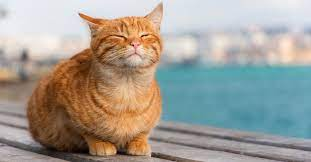
#> input picture labs/lab3/cat.jpg, 311 x 162 px
$ jupyter execute lab3_q2.ipynb
#> lines starting #> are read from the running program, lines starting #| are printed output that depends on the picture
[cell 1]
import cv2
import numpy as np
import matplotlib.pyplot as plt

# Carrega uma imagem colorida
img = cv2.imread('cat.jpg')
#> img is the input picture: shape (162, 311, 3); mean B, G, R 149.3, 158.2, 163.1

# Obtém os canais R, G e B da imagem
B, G, R = cv2.split(img)
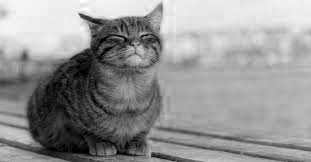
#> B: shape (162, 311); min 0, max 255, mean 149.3
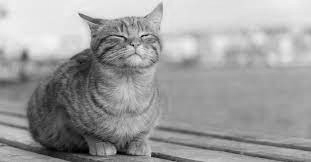
#> G: shape (162, 311); min 0, max 248, mean 158.2
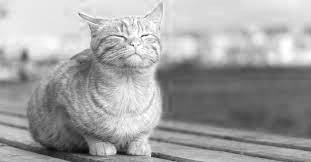
#> R: shape (162, 311); min 6, max 255, mean 163.1

# Aplica a fórmula para converter em tons de cinza
gray = (0.3 * R + 0.59 * G + 0.11 * B).astype(np.uint8)
# gray = ((0.3 * R +255)+ (0.59 * G + 255)+ (0.11 * B + 255)).astype(np.uint8)

plt.figure(figsize=(12, 8))
plt.imshow(gray)
plt.title('Imagens S')
plt.axis('off')  # Não mostrar os eixos
plt.show()
